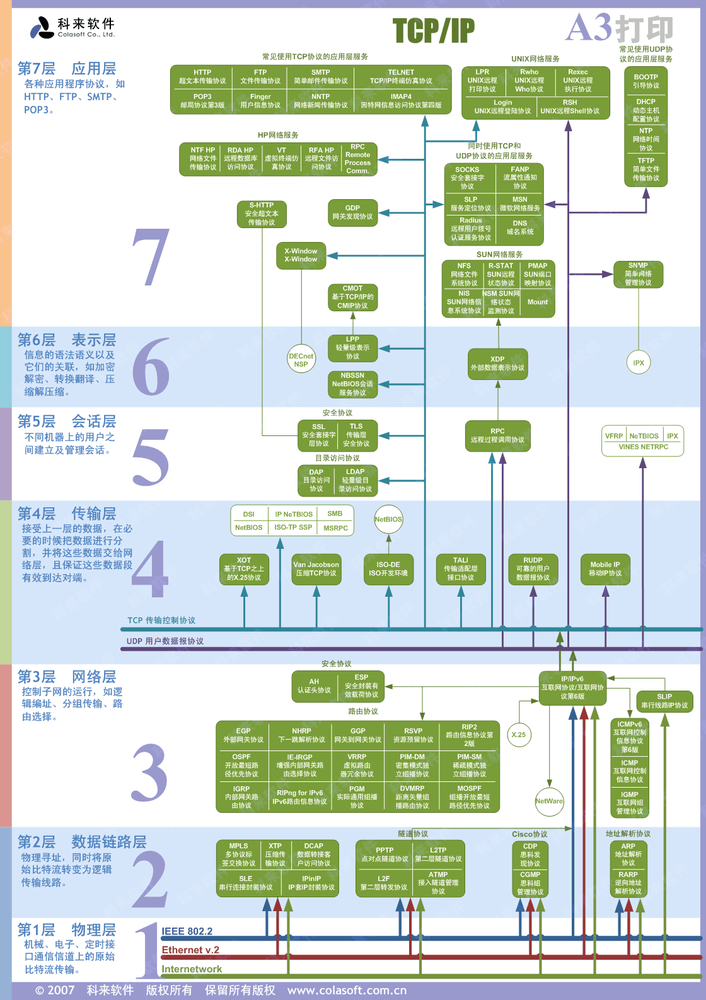
#> input picture opencv_gui_first_sight/proxy.png, 706 x 1000 px, shrunk from 1120 x 1587 before the run
$ python read_write_save_img.py
#> lines starting #> are read from the running program, lines starting #| are printed output that depends on the picture
# -*- coding: utf-8 -*-
"""
时间: 2019/11/29 16:02

作者: nola2

更改记录:

重要说明: 窗口大小为图像大小，不可更改
"""

import cv2

# load an image in grayscale
img = cv2.imread('proxy.png', 0)  # 路径错的OpenCV不会报错，print img时得到结果为None
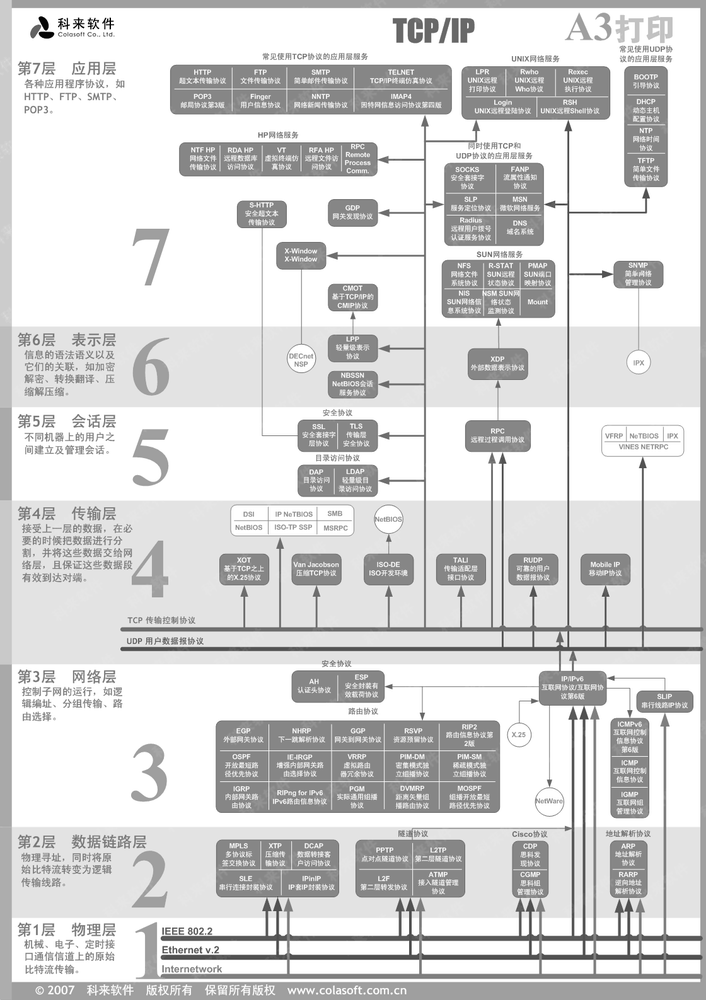
#> img: shape (1000, 706); min 0, max 255, mean 214.8
# show an image
cv2.imshow('widget_name', img)  # 参数一窗口名称，窗口会自动调整为图像大小，可创建多个窗口
# 键盘事件，参数为键盘事件等待时间毫秒数，0将无限期的等待键盘输入；特定毫秒内，键入任何键，函数返回键的ASCII码值，若无键入到时返回-1。
# 也可用于监听检测某个键
cv2.waitKey(0)
cv2.destroyAllWindows()  # 删除所有创建的窗口
cv2.imwrite('proxy_copy.png', img)
